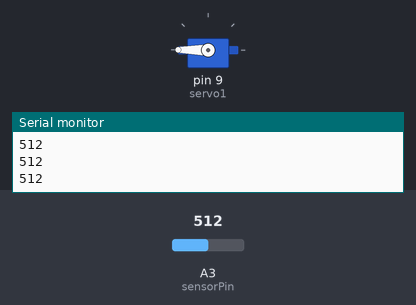
The sketch below on a simulated Arduino Uno, built with avr-gcc and run on an emulated ATmega328P. On the bench: servo, the last lines printed to the serial monitor. The test bench sets the inputs (shaded band); at power-on: A3 (sensorPin) = 512.

Above: at 1.2 s.
1.3 s: A3 (sensorPin) set to 151
2.8 s: A3 (sensorPin) set to 126
At 4.0 s:
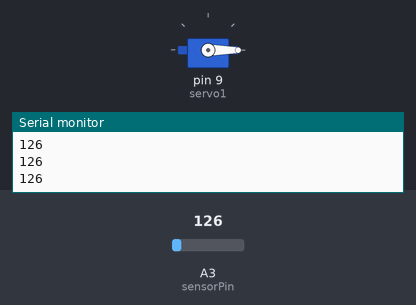
4.3 s: A3 (sensorPin) set to 145
At 5.1 s:
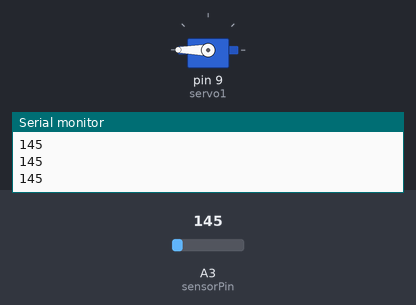
5.8 s: A3 (sensorPin) set to 125
At 6.3 s:
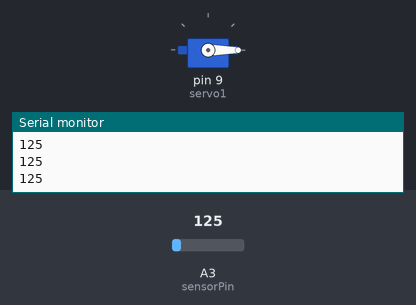
Timing chart, 0 to 8.3 s (numbered marks = the images above; inputs shaded):
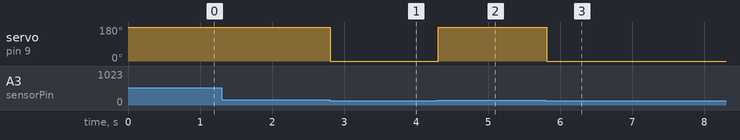

Measured:
- the behaviour switches between 136 and 135 on A3 (sensorPin) (found by bisection; images 0 and 1)
- after the input at 2.8 s, servo on pin 9 (servo1): 180° → 0° at once
- after the input at 4.3 s, servo on pin 9 (servo1): 0° → 180° at once
- after the input at 5.8 s, servo on pin 9 (servo1): 180° → 0° at once

The sketch:

HandCode.ino
```cpp
#include <Servo.h>

Servo servo1;

const int sensorPin = A3; // analog input pin for the sensor
const int threshold = 135; // threshold value for detecting a closing fist


void setup() {
  servo1.attach(9); // attach servo signal at digital in 9
  Serial.begin(9600); // initialize serial communication
}

void loop() {
  int sensorValue = analogRead(sensorPin); // read the value from the sensor
  Serial.println(sensorValue); // log the sensor value to the console

  if (sensorValue > threshold) { // if the sensor value is above the threshold
    servo1.writeMicroseconds(3500); // put servo at half open position if squeezed twice
  }
  else
  {
    servo1.writeMicroseconds(500); // put servo at closed position
  }
}
```
